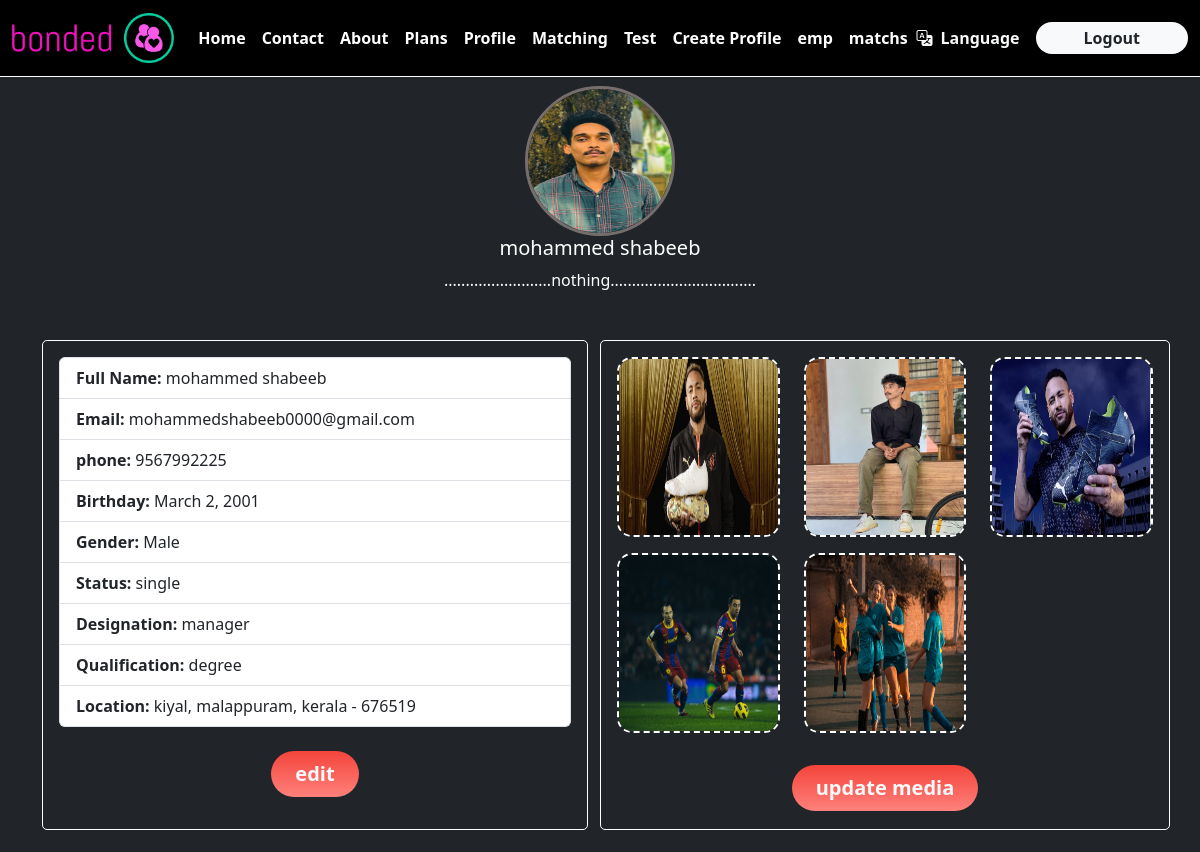
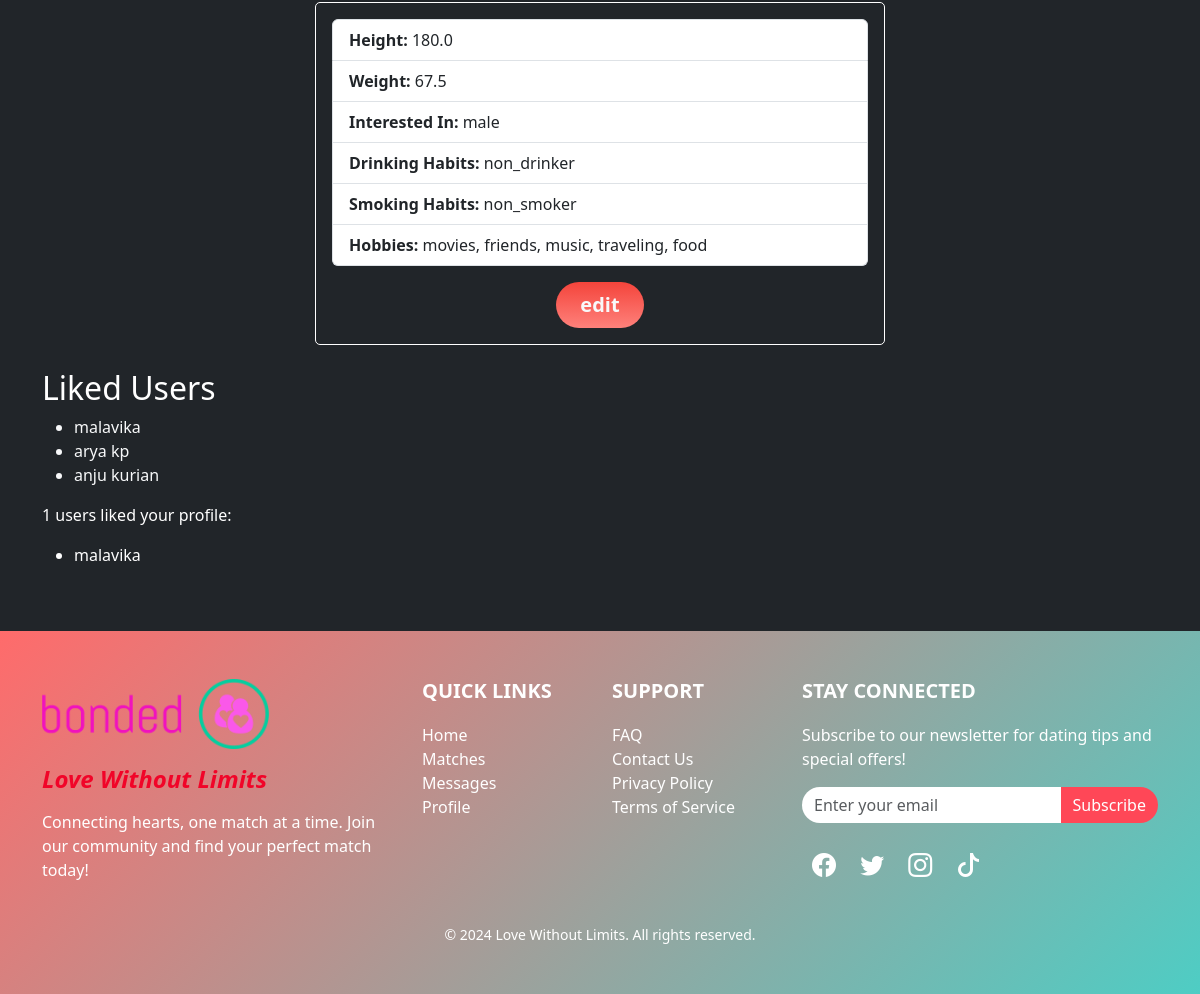
Page /profile/ (signed in) on the committed database (2 pictures, top to bottom).
### user/models.py (models this page shows, shortened)
class PersonalInfo(models.Model):
    GENDER_CHOICES = [
        ('Male', 'Male'),
        ('Female', 'Female'),
        ('Other', 'Other'),
    ]
    STATUS_CHOICES = [
        ('single', 'single'),
        ('in relationship', 'in relationship'),
        ('married', 'married'),
    ]
    user = models.OneToOneField(Customuser, on_delete=models.CASCADE)
    profile_pic = models.ImageField(upload_to='profile_pics/', blank=True, null=True)
    fullname=models.CharField(max_length=25)
    DOB=models.DateField()
    gender=models.CharField(choices=GENDER_CHOICES,max_length=10)
    bio=models.TextField(blank=True)
    phone=models.CharField(max_length=12,null=True,blank=True)
    status=models.CharField(choices=STATUS_CHOICES,max_length=15)
    designation=models.CharField(max_length=25,null=True,blank=True)
    qualification=models.CharField(max_length=25)
    address=models.CharField(max_length=100)
    district=models.CharField(max_length=50,blank=True,null=True)
    state=models.CharField(max_length=50,blank=True,null=True)
    pincode=models.CharField(max_length=10)

class Customuser(AbstractUser):
    email = models.EmailField(unique=True)
    hidden_profiles = models.ManyToManyField('self', symmetrical=False, related_name='hidden_by')
    liked_profiles = models.ManyToManyField('self', symmetrical=False, related_name='liked_by', blank=True)
    liked_by_profiles = models.ManyToManyField('self', symmetrical=False, related_name='liked_profiles_reverse', blank=True)
    USERNAME_FIELD = 'email'
    REQUIRED_FIELDS = ['username']
    groups = models.ManyToManyField(
        'auth.Group',
        related_name='customuser_set',
        blank=True,
        help_text='The groups this user belongs to. A user will get all permissions granted to each of their groups.',
        verbose_name='groups',
    )
    user_permissions = models.ManyToManyField(
        'auth.Permission',
        related_name='customuser_set',
        blank=True,
        help_text='Specific permissions for this user.',
        verbose_name='user permissions',
    )

class AdditionalInfo(models.Model):
    INTREST_CHOICES=[
        ('male','male'),
        ('female','female'),
        ('both','both')
    ]
    DRINKING_CHOICES = [
        ('non_drinker', 'Non-Drinker'),
        ('social_drinker', 'Social Drinker'),
        ('regular_drinker', 'Regular Drinker'),
    ]
    SMOKING_CHOICES = [
        ('non_smoker', 'Non-Smoker'),
        ('occasional_smoker', 'Occasional Smoker'),
        ('regular_smoker', 'Regular Smoker'),
    ]
    user = models.OneToOneField(Customuser, on_delete=models.CASCADE)
    hobbies = models.CharField(max_length=255, help_text="Enter up to 5 hobbies separated by commas")
    intrested_in=models.CharField(choices=INTREST_CHOICES,max_length=50)
    drinking_habits = models.CharField(max_length=20, choices=DRINKING_CHOICES, default='non_drinker')
    smoking_habits = models.CharField(max_length=20, choices=SMOKING_CHOICES, default='non_smoker')
    weight = models.FloatField(null=True, blank=True)
    height = models.FloatField(null=True, blank=True)
    def get_hobbies_list(self):
        return self.hobbies.split(',')

### user/views.py (the view)
# urls.py: path('profile/',views.ProfileView.as_view(), name='profile'),
class ProfileView(LoginRequiredMixin, DetailView):
    model = PersonalInfo
    template_name = 'profile/profile.html'
    context_object_name = 'profile'
    def get_object(self):
        return get_object_or_404(PersonalInfo, user=self.request.user)
    def get_context_data(self, **kwargs):
        context = super().get_context_data(**kwargs)
        context['additional_info'] = get_object_or_404(AdditionalInfo, user=self.request.user)
        context['user_media'] = get_object_or_404(UserMedia, user=self.request.user)
        context['liked_users']= self.request.user.liked_profiles.all()
        context['liked_by']=self.request.user.liked_by_profiles.all()
        return context

### templates/profile/profile.html (shortened to what this page needs)
{% extends "base.html" %}
{% block content %}
<div class="container-fluid bg-dark pb-5" style="color: #fff;">
    <div class="container pt-3">
        <div class="text-center">
            <img src="{{ profile.profile_pic.url }}" class="rounded-circle" alt="Profile Picture"><br>
            <h5>{{ profile.fullname }}</h5>
            <p>{{ profile.bio }}</p>
        </div>
        <div class="row mt-5">
            <div class="col-md-6 bg-dark">
                <div class="container p-3 "  style="border: 1px solid #fff;border-radius:5px;">
                    <ul class="list-group">
                        <li class="list-group-item"><strong>Full Name:</strong> {{ profile.fullname }}</li>
                        <li class="list-group-item"><strong>Email:</strong> {{ profile.user.email }}</li>
                        <li class="list-group-item"><strong>phone:</strong> {{ profile.phone }}</li>
                        <li class="list-group-item"><strong>Birthday:</strong> {{ profile.DOB }}</li>
                        <li class="list-group-item"><strong>Gender:</strong> {{ profile.gender }}</li>
                        <li class="list-group-item"><strong>Status:</strong> {{ profile.status }}</li>
                        <li class="list-group-item"><strong>Designation:</strong> {{ profile.designation }}</li>
                        <li class="list-group-item"><strong>Qualification:</strong> {{ profile.qualification }}</li>
                        <li class="list-group-item"><strong>Location:</strong> {{ profile.address }}, {{ profile.district }}, {{ profile.state }} - {{ profile.pincode }}</li>
                    </ul>
                    <div class="container justify-content-center align-items-center text-center mt-2 mb-3">
                        <a href="{% url 'profile_update' profile.id %}">
                            <button class="px-4 py-2 mt-3 fw-bold fs-5 rounded-pill border-0 text-light" style="background-image: linear-gradient(180deg, #f4443b, #fe817b);">edit</button>
                        </a>
                    </div>
                </div>
            </div>
            <div class="col-md-6 p-3" style="border: 1px solid #fff;border-radius:5px;">
                <div class="row">
                    {% for image in user_media.get_additional_images %}
                    <div class="col-4 mb-3">
                        <img src="{{ image.url }}" class="img-fluid p-images" alt="Additional Image" style="width: 100%; height: 180px;">
                    </div>
                    {% endfor %}
                    <div class="container justify-content-center align-items-center text-center">
                        <a href="{% url 'update_media' user_media.pk %}">
                            <button class="px-4 py-2 mt-3 fw-bold fs-5 rounded-pill border-0 text-light" style="background-image: linear-gradient(180deg, #f4443b, #fe817b);">update media</button>
                        </a>
                    </div>
                </div>
            </div>
        </div>
        <div class="row align-items-center justify-content-center my-4">
            <div class="col-md-6 bg-dark p-3"  style="border: 1px solid #fff;border-radius:5px;">
                <ul class="list-group">
                    <li class="list-group-item"><strong>Height:</strong> {{ additional_info.height }}</li>
                    <li class="list-group-item"><strong>Weight:</strong> {{ additional_info.weight }}</li>
                    <li class="list-group-item"><strong>Interested In:</strong> {{ additional_info.intrested_in }}</li>
                    <li class="list-group-item"><strong>Drinking Habits:</strong> {{ additional_info.drinking_habits }}</li>
                    <li class="list-group-item"><strong>Smoking Habits:</strong> {{ additional_info.smoking_habits }}</li>
                    <li class="list-group-item"><strong>Hobbies:</strong> {{ additional_info.get_hobbies_list|join:", " }}</li>
                </ul>
                <div class="container justify-content-center align-items-center text-center">
                    <a href="{% url "update_ainfo" additional_info.id %}">
                        <button class="px-4 py-2 mt-3 fw-bold fs-5 rounded-pill border-0 text-light" style="background-image: linear-gradient(180deg, #f4443b, #fe817b);">edit</button>
                    </a>
                </div>
            </div>
        </div>
        <h2>Liked Users</h2>
{% if liked_users %}
<ul>
  {% for user in liked_users %}
    <li class="text-light">{{ user.personalinfo.fullname }}</li>
  {% endfor %}
</ul>
{% else %}
<p>No users liked yet.</p>
{% endif %}
{% if user.liked_by_profiles.all %}
  <p>{{ user.liked_by_profiles.count }} users liked your profile:</p>
  <ul>
    {% for liker in user.liked_by_profiles.all %}
      <li>{{ liker.personalinfo.fullname}}</li>
    {% endfor %}
  </ul>
{% else %}
  <p>No one has liked your profile yet.</p>
{% endif %}
    </div>
</div>
{% endblock content %}

### templates/base.html (shortened to what this page needs)
<!DOCTYPE html>
<html lang="en">
<head>
    <link href="https://cdn.jsdelivr.net/npm/bootstrap@5.3.3/dist/css/bootstrap.min.css" rel="stylesheet">
    <link rel="stylesheet" href="https://cdn.jsdelivr.net/npm/bootstrap-icons@1.11.1/font/bootstrap-icons.css">
    <link rel="stylesheet" href="https://cdnjs.cloudflare.com/ajax/libs/font-awesome/6.5.2/css/all.min.css" />
</head>
<body  class="{% block body_class %}{% endblock body_class %}" style="font-family: system-ui, -apple-system, BlinkMacSystemFont, 'Segoe UI', Roboto, Oxygen, Ubuntu, Cantarell, 'Open Sans', 'Helvetica Neue', sans-serif;">
    {% include "components/header.html" %}
      {% block content %}{% endblock content %}
      {% include "components/footer.html" %}
</body>
</html>

### templates/components/header.html (shortened to what this page needs)
{% load static %}
<nav class="navbar navbar-expand-lg navbar-black fixed-top">
  <div class="container-fluid">
      <a class="navbar-brand fw-bolder text-light" href="#"><img src="{% static "images/dlogo1.png" %}" alt="" height="50px"></a>
      <div class="collapse navbar-collapse" id="navbarNav">
          <ul class="navbar-nav me-auto mb-2 mb-lg-0">
              <li class="nav-item">
                  <a class="nav-link fw-bolder" aria-current="page" href="{% url 'index' %}">Home</a>
              </li>
              <li class="nav-item">
                  <a class="nav-link fw-bolder" href="{% url 'contact' %}">Contact</a>
              </li>
              <li class="nav-item">
                  <a class="nav-link fw-bolder" href="{% url 'about' %}">About</a>
              </li>
              <li class="nav-item">
                  <a class="nav-link fw-bolder" href="{% url 'plans' %}">Plans</a>
              </li>
              {% if user.is_authenticated %}
              <li class="nav-item">
                <a class="nav-link fw-bolder" href="{% url 'profile' %}">Profile</a>
              </li>
            {% endif %}
              <li class="nav-item">
                  <a class="nav-link fw-bolder" href="{% url 'matching' %}">Matching</a>
              </li>
              <li class="nav-item">
                  <a class="nav-link fw-bolder" href="{% url 'test' %}">Test</a>
              </li>
              <li class="nav-item">
                  <a class="nav-link fw-bolder" href="{% url 'createprofile' %}">Create Profile</a>
              </li>
              <li class="nav-item">
                <a class="nav-link fw-bolder" href="{% url 'emp_status' %}">emp</a>
            </li>
            <li class="nav-item">
              <a class="nav-link fw-bolder" href="{% url 'matches' %}">matchs</a>
          </li>
          </ul>
          <div class="d-flex flex-column flex-lg-row align-items-center ms-auto mt-5 mt-lg-0">
              <p class="fw-bold text-light me-3 mb-0">
                  <i class="bi bi-translate me-2"></i>Language
              </p>
              {% if user.is_authenticated %}
              <li class="nav-item" style="list-style-type: none;">
                <a class="nav-link fw-bolder" href="{% url 'account_logout' %}"> <button class="btn rounded-pill border-0 px-5 py-1 fw-bold bg-light mt-3 mt-lg-0">Logout</button>
                </a>
              </li>
            {% else %}
              <li class="nav-item" style="list-style-type: none;">
                <a class="nav-link fw-bolder" href="{% url 'signin' %}"><button class="btn rounded-pill border-0 px-5 py-1 fw-bold bg-light mt-3 mt-lg-0">Login</button>
                </a>
              </li>
            {% endif %}          </div>
      </div>
  </div>
</nav>

### templates/components/footer.html (shortened to what this page needs)
{% load static %}
<!DOCTYPE html>
<html lang="en">
<head>
    <link href="https://cdn.jsdelivr.net/npm/bootstrap@5.3.3/dist/css/bootstrap.min.css" rel="stylesheet">
    <link rel="stylesheet" href="https://cdn.jsdelivr.net/npm/bootstrap-icons@1.11.1/font/bootstrap-icons.css">
</head>
<body>
    <footer class="py-5">
        <div class="container">
            <div class="row g-4">
                <div class="col-lg-4 col-md-6">
                    <img src="{% static 'images/dlogo1.png' %}" alt="Love Without Limits Logo" height="70">
                    <h4 class="mt-3 fw-bold fst-italic" style="color: #f10428;">Love Without Limits</h4>
                    <p class="mt-3">Connecting hearts, one match at a time. Join our community and find your perfect match today!</p>
                </div>
                <div class="col-lg-2 col-md-6">
                    <h5 class="footer-heading">Quick Links</h5>
                    <ul class="list-unstyled">
                        <li><a href="#" class="footer-link">Home</a></li>
                        <li><a href="#" class="footer-link">Matches</a></li>
                        <li><a href="#" class="footer-link">Messages</a></li>
                        <li><a href="#" class="footer-link">Profile</a></li>
                    </ul>
                </div>
                <div class="col-lg-2 col-md-6">
                    <h5 class="footer-heading">Support</h5>
                    <ul class="list-unstyled">
                        <li><a href="#" class="footer-link">FAQ</a></li>
                        <li><a href="#" class="footer-link">Contact Us</a></li>
                        <li><a href="#" class="footer-link">Privacy Policy</a></li>
                        <li><a href="#" class="footer-link">Terms of Service</a></li>
                    </ul>
                </div>
                <div class="col-lg-4 col-md-6">
                    <h5 class="footer-heading">Stay Connected</h5>
                    <p>Subscribe to our newsletter for dating tips and special offers!</p>
                    <form class="d-flex mt-3">
                        <input type="email" class="form-control newsletter-input" placeholder="Enter your email">
                        <button type="submit" class="btn btn-primary newsletter-button">Subscribe</button>
                    </form>
                    <div class="mt-4">
                        <a href="#" class="text-white social-icon"><i class="bi bi-facebook"></i></a>
                        <a href="#" class="text-white social-icon"><i class="bi bi-twitter"></i></a>
                        <a href="#" class="text-white social-icon"><i class="bi bi-instagram"></i></a>
                        <a href="#" class="text-white social-icon"><i class="bi bi-tiktok"></i></a>
                    </div>
                </div>
            </div>
        </div>
        <div class="text-center mt-4">
            <small>&copy; 2024 Love Without Limits. All rights reserved.</small>
        </div>
    </footer>
</body>
</html>

### rows in the picture
PersonalInfo: profile_pic (picture), fullname "mohammed shabeeb", bio ".........................nothing..................................", user.email "mohammedshabeeb0000@gmail.com", phone "9567992225", DOB "March 2, 2001", gender "Male", status "single", designation "manager", qualification "degree", address "kiyal", district "malappuram", state "kerala", pincode "676519"
AdditionalInfo: height "180.0", weight "67.5", intrested_in "male", drinking_habits "non_drinker", smoking_habits "non_smoker", get_hobbies_list "movies, friends, music, traveling, food"
Customuser: personalinfo.fullname "malavika"
Customuser: personalinfo.fullname "arya kp"
Customuser: personalinfo.fullname "anju kurian"
Customuser: liked_by_profiles.count "1"
